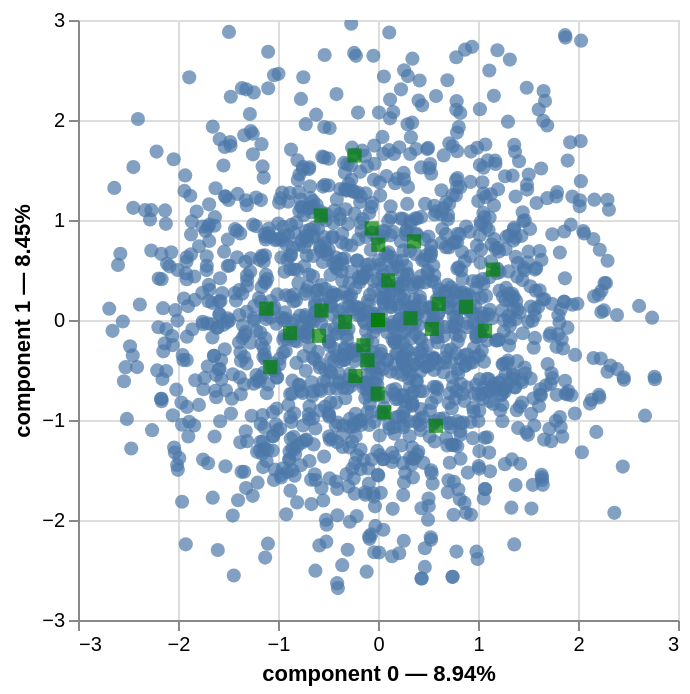

The code cell stored with this chart in its notebook:
### Markdown cell above
Atribut Alcohol Consumption dan Medications memiliki kontribusi 0 pada seluruh dimensi\. Hal ini terjadi karena setelah imputasi menggunakan modus, kedua atribut tersebut hanya memiliki satu kategori \(zero variance\), sehingga tidak memberikan informasi apa pun dan dapat dihapus dari analisis\.

### Code cell
famd.plot(X_train, x_component=0, y_component=1)

### Figure 1 — Vega-Lite specification as saved in the notebook (floating-point values rounded to 4 significant figures; data arrays with more than 128 entries replaced by an {"elided": "..."} marker saying what was removed)
{"config": {"view": {"continuousWidth": 300, "continuousHeight": 300}}, "layer": [{"data": {"name": "data-6f4595536e3201020392adeda152f36f"}, "mark": {"type": "circle", "size": 50}, "encoding": {"tooltip": [{"field": "index", "type": "quantitative"}, {"field": "component 0", "type": "quantitative"}, {"field": "component 1", "type": "quantitative"}], "x": {"axis": {"title": "component 0 — 8.94%"}, "field": "component 0", "scale": {"zero": false}, "type": "quantitative"}, "y": {"axis": {"title": "component 1 — 8.45%"}, "field": "component 1", "scale": {"zero": false}, "type": "quantitative"}}, "name": "view_1242b391e4c379c8_0"}, {"data": {"name": "data-01674f5192d9b958f48b38f7f0813662"}, "mark": {"type": "square", "color": "green", "size": 50}, "encoding": {"tooltip": [{"field": "variable", "type": "nominal"}], "x": {"field": "component 0", "scale": {"zero": false}, "type": "quantitative"}, "y": {"field": "component 1", "scale": {"zero": false}, "type": "quantitative"}}}], "params": [{"name": "param_1e9efca18e7a2868", "select": {"type": "interval", "encodings": ["x", "y"]}, "bind": "scales", "views": ["view_1242b391e4c379c8_0"]}], "$schema": "https://vega.github.io/schema/vega-lite/v6.4.1.json", "datasets": {"data-6f4595536e3201020392adeda152f36f": {"elided": "1566 records"}, "data-01674f5192d9b958f48b38f7f0813662": [{"variable": "Age", "component 0": -0.2336, "component 1": 1.645, "component 2": -0.4932, "component 3": 0.1511, "component 4": 0.8415, "component 5": -0.212, "component 6": 0.7034, "component 7": 0.0182, "component 8": 1.542, "component 9": -0.05705, "label": "Age"}, {"variable": "Gender_0", "component 0": 0.06423, "component 1": -0.923, "component 2": -0.9109, "component 3": -0.6079, "component 4": -0.03167, "component 5": -0.2892, "component 6": -0.09294, "component 7": 0.5705, "component 8": -0.01705, "component 9": 0.9027, "label": "Gender_0"}, {"variable": "Gender_1", "component 0": -0.06374, "component 1": 0.9159, "component 2": 0.9039, "component 3": 0.6033, "component 4": 0.03143, "component 5": 0.287, "component 6": 0.09223, "component 7": -0.5662, "component 8": 0.01692, "component 9": -0.8958, "label": "Gender_1"}, {"variable": "Hormonal Changes_0", "component 0": -0.3281, "component 1": -0.01843, "component 2": 0.5481, "component 3": 0.5893, "component 4": -0.6879, "component 5": -0.953, "component 6": 1.012, "component 7": -0.1783, "component 8": -0.6812, "component 9": 0.1708, "label": "Hormonal Changes_0"}, {"variable": "Hormonal Changes_1", "component 0": 0.3252, "component 1": 0.01827, "component 2": -0.5432, "component 3": -0.584, "component 4": 0.6818, "component 5": 0.9445, "component 6": -1.003, "component 7": 0.1767, "component 8": 0.6751, "component 9": -0.1692, "label": "Hormonal Changes_1"}, {"variable": "Family History_0", "component 0": -0.5899, "component 1": -0.1575, "component 2": -0.6596, "component 3": -0.3781, "component 4": -0.7575, "component 5": -0.9304, "component 6": -0.4448, "component 7": -0.7051, "component 8": 0.2729, "component 9": -0.6983, "label": "Family History_0"}, {"variable": "Family History_1", "component 0": 0.6067, "component 1": 0.162, "component 2": 0.6784, "component 3": 0.3888, "component 4": 0.7791, "component 5": 0.9569, "component 6": 0.4575, "component 7": 0.7252, "component 8": -0.2807, "component 9": 0.7182, "label": "Family History_1"}, {"variable": "Race/Ethnicity_0", "component 0": 0.3601, "component 1": 0.7866, "component 2": -0.794, "component 3": -0.7254, "component 4": 0.9704, "component 5": -0.2278, "component 6": 0.09274, "component 7": -0.8482, "component 8": -1.089, "component 9": 0.06904, "label": "Race/Ethnicity_0"}, {"variable": "Race/Ethnicity_1", "component 0": -0.2259, "component 1": -0.5594, "component 2": -0.3872, "component 3": 1.381, "component 4": -0.7916, "component 5": 1.081, "component 6": -0.2513, "component 7": -0.6328, "component 8": 0.2446, "component 9": 0.1271, "label": "Race/Ethnicity_1"}, {"variable": "Race/Ethnicity_2", "component 0": -0.1451, "component 1": -0.2529, "component 2": 1.182, "component 3": -0.6092, "component 4": -0.2131, "component 5": -0.8216, "component 6": 0.1507, "component 7": 1.477, "component 8": 0.8659, "component 9": -0.1938, "label": "Race/Ethnicity_2"}, {"variable": "Body Weight_0", "component 0": 0.5381, "component 1": -0.08969, "component 2": -0.2083, "component 3": 1.006, "component 4": 0.1899, "component 5": -0.7294, "component 6": -1.083, "component 7": 0.3592, "component 8": 0.2282, "component 9": -0.1298, "label": "Body Weight_0"}, {"variable": "Body Weight_1", "component 0": -0.5649, "component 1": 0.09415, "component 2": 0.2187, "component 3": -1.056, "component 4": -0.1994, "component 5": 0.7657, "component 6": 1.137, "component 7": -0.3771, "component 8": -0.2396, "component 9": 0.1363, "label": "Body Weight_1"}, {"variable": "Calcium Intake_0", "component 0": 0.002912, "component 1": 0.7522, "component 2": 0.1727, "component 3": -0.387, "component 4": -1.149, "component 5": 0.9932, "component 6": -0.4703, "component 7": 0.3246, "component 8": -0.05946, "component 9": 0.03996, "label": "Calcium Intake_0"}, {"variable": "Calcium Intake_1", "component 0": -0.002849, "component 1": -0.736, "component 2": -0.169, "component 3": 0.3786, "component 4": 1.124, "component 5": -0.9718, "component 6": 0.4602, "component 7": -0.3176, "component 8": 0.05818, "component 9": -0.0391, "label": "Calcium Intake_1"}, {"variable": "Vitamin D Intake_0", "component 0": 0.5786, "component 1": -1.058, "component 2": 0.01543, "component 3": -0.03448, "component 4": 0.07693, "component 5": 0.4649, "component 6": 0.7714, "component 7": -0.6075, "component 8": 0.8202, "component 9": -0.2657, "label": "Vitamin D Intake_0"}, {"variable": "Vitamin D Intake_1", "component 0": -0.572, "component 1": 1.046, "component 2": -0.01526, "component 3": 0.03409, "component 4": -0.07605, "component 5": -0.4596, "component 6": -0.7626, "component 7": 0.6006, "component 8": -0.8109, "component 9": 0.2626, "label": "Vitamin D Intake_1"}, {"variable": "Physical Activity_0", "component 0": 1.071, "component 1": -0.1088, "component 2": -0.2999, "component 3": -0.06694, "component 4": -0.06734, "component 5": 0.12, "component 6": 0.3339, "component 7": 0.6408, "component 8": -0.5895, "component 9": -0.9156, "label": "Physical Activity_0"}, {"variable": "Physical Activity_1", "component 0": -1.116, "component 1": 0.1134, "component 2": 0.3124, "component 3": 0.06974, "component 4": 0.07016, "component 5": -0.1251, "component 6": -0.3478, "component 7": -0.6676, "component 8": 0.6141, "component 9": 0.9539, "label": "Physical Activity_1"}, {"variable": "Smoking_0", "component 0": -0.1049, "component 1": -0.4022, "component 2": 1.155, "component 3": -0.1153, "component 4": 0.7745, "component 5": 0.07932, "component 6": -0.7197, "component 7": -0.5542, "component 8": -0.2375, "component 9": -0.06547, "label": "Smoking_0"}, {"variable": "Smoking_1", "component 0": 0.1033, "component 1": 0.3961, "component 2": -1.138, "component 3": 0.1136, "component 4": -0.7628, "component 5": -0.07812, "component 6": 0.7088, "component 7": 0.5458, "component 8": 0.2339, "component 9": 0.06448, "label": "Smoking_1"}, {"variable": "Alcohol Consumption_0", "component 0": -0.0, "component 1": 0.0, "component 2": 0.0, "component 3": 0.0, "component 4": -0.0, "component 5": -0.0, "component 6": -0.0, "component 7": -0.0, "component 8": -0.0, "component 9": -0.0, "label": "Alcohol Consumption_0"}, {"variable": "Medical Conditions_0", "component 0": -1.077, "component 1": -0.4713, "component 2": -0.1267, "component 3": -0.5634, "component 4": 0.3456, "component 5": 0.3778, "component 6": -0.0692, "component 7": 0.3306, "component 8": -0.1463, "component 9": -0.5389, "label": "Medical Conditions_0"}, {"variable": "Medical Conditions_1", "component 0": 1.151, "component 1": 0.5037, "component 2": 0.1354, "component 3": 0.6021, "component 4": -0.3694, "component 5": -0.4038, "component 6": 0.07396, "component 7": -0.3533, "component 8": 0.1564, "component 9": 0.5759, "label": "Medical Conditions_1"}, {"variable": "Medications_0", "component 0": -0.0, "component 1": 0.0, "component 2": 0.0, "component 3": 0.0, "component 4": -0.0, "component 5": -0.0, "component 6": -0.0, "component 7": -0.0, "component 8": -0.0, "component 9": -0.0, "label": "Medications_0"}, {"variable": "Prior Fractures_0", "component 0": -0.8796, "component 1": -0.132, "component 2": -0.432, "component 3": 0.994, "component 4": 0.5195, "component 5": 0.368, "component 6": 0.2745, "component 7": 0.6593, "component 8": -0.317, "component 9": -0.1986, "label": "Prior Fractures_0"}, {"variable": "Prior Fractures_1", "component 0": 0.8796, "component 1": 0.132, "component 2": 0.432, "component 3": -0.994, "component 4": -0.5195, "component 5": -0.368, "component 6": -0.2745, "component 7": -0.6593, "component 8": 0.317, "component 9": 0.1986, "label": "Prior Fractures_1"}]}}
